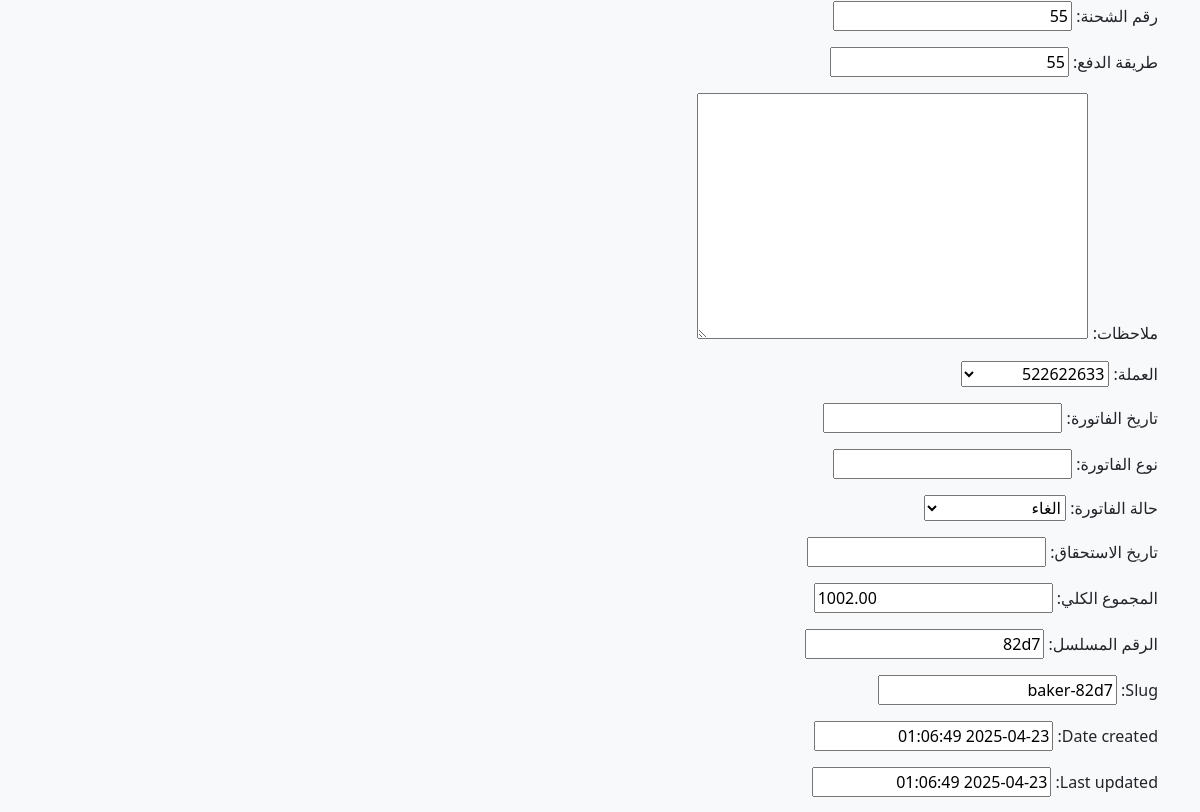
The app's page /invoice/invoices/1/update/ (middle part), older data.
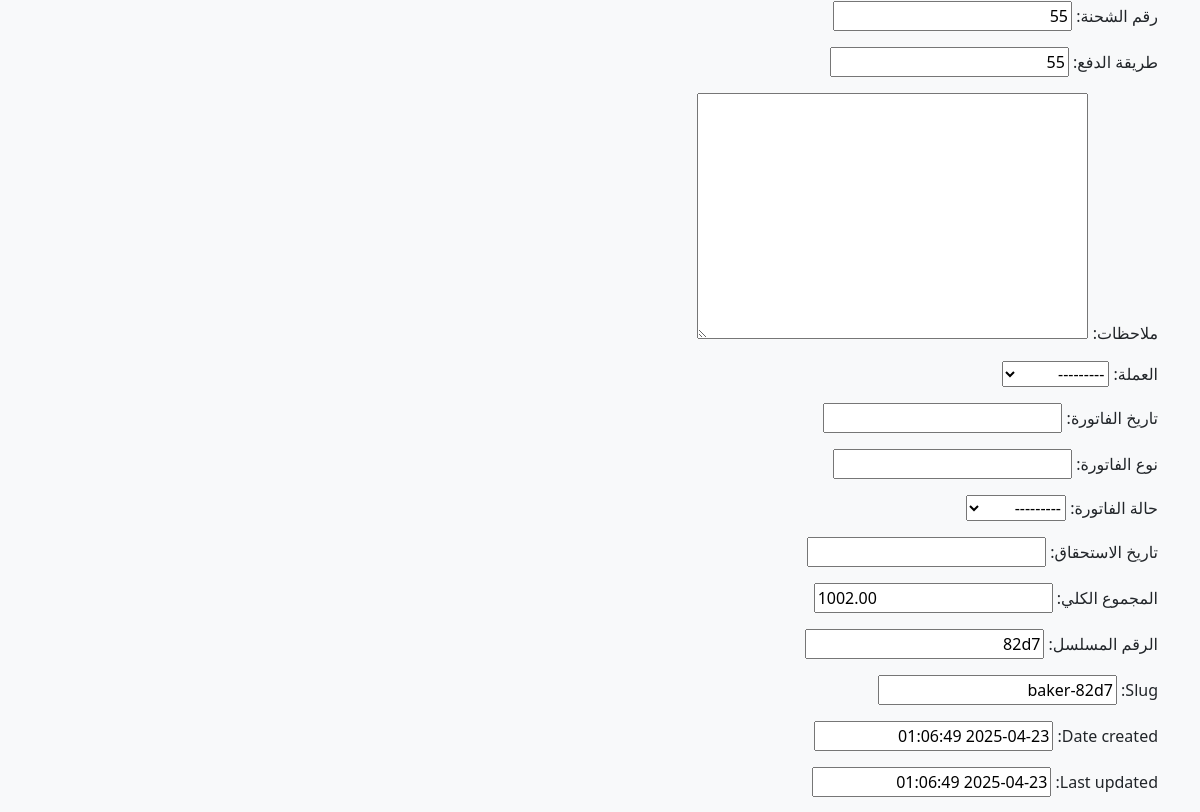
The same page, newer data.
### invoice/models.py (models this page shows, shortened)
class Invoice(models.Model):
    date = models.DateField(auto_now_add=True, verbose_name=_("تاريخ الإنشاء"))
    customer = models.ForeignKey(User, on_delete=models.SET_NULL, null=True, blank=True, verbose_name=_("العميل"))
    phone_number = models.CharField(max_length=20, blank=True, null=True, verbose_name=_("رقم الهاتف"))
    address = models.TextField(blank=True, null=True, verbose_name=_("العنوان"))
    shipping_company = models.CharField(max_length=255, blank=True, null=True, verbose_name=_("شركة الشحن"))
    shipping_num = models.CharField(max_length=255, blank=True, null=True, verbose_name=_("رقم الشحنة"))
    payment_method = models.CharField(max_length=100, blank=True, null=True, verbose_name=_("طريقة الدفع"))
    notes = models.TextField(blank=True, null=True, verbose_name=_("ملاحظات"))
    currency = models.ForeignKey('Currency', on_delete=models.SET_NULL, null=True, blank=True, verbose_name=_("العملة"))
    invoice_date = models.DateField(blank=True, null=True, verbose_name=_("تاريخ الفاتورة"))
    invoice_type = models.CharField(max_length=100, blank=True, null=True, verbose_name=_("نوع الفاتورة"))
    status = models.ForeignKey('Status', on_delete=models.SET_NULL, null=True, blank=True, verbose_name=_("حالة الفاتورة"))
    due_date = models.DateField(blank=True, null=True, verbose_name=_("تاريخ الاستحقاق"))
    total_amount = models.DecimalField(max_digits=12, decimal_places=2, default=0.0, verbose_name=_("المجموع الكلي"))
    uniqueId = models.CharField(null=True, blank=True, max_length=100, verbose_name=_("الرقم المسلسل"))
    slug = models.SlugField(max_length=225, unique=True, blank=True, null=True)
    date_created = models.DateTimeField(blank=True, null=True)
    last_updated = models.DateTimeField(blank=True, null=True)
    class Meta:
        verbose_name = _('فاتورة')
        verbose_name_plural = _('الفواتير')

### invoice/views.py (the view)
# urls.py: path('invoices/<int:pk>/update/', InvoiceUpdateView.as_view(), name='invoice_update'),
class InvoiceUpdateView(UpdateView):
    model = Invoice
    template_name = 'invoice/invoice_form.html'
    fields = '__all__'
    success_url = reverse_lazy('invoice_list')
    def get_context_data(self, **kwargs):
        context = super().get_context_data(**kwargs)
        context['users'] = User.objects.all()
        context['statuses'] = Status.objects.all()
        context['currencies'] = Currency.objects.all()
        return context

### invoice/models.py (called while the page is built)
    def __str__(self):
        return self.status_types

    def __str__(self):
        return self.currency_name

### templates/invoice/invoice_form.html (shortened to what this page needs)
{% extends 'base.html' %}
{% block content %}
<div class="container mt-5">
    <form method="post" enctype="multipart/form-data">
        {{ form.as_p }}
    </form>
</div>
<link rel="stylesheet" href="https://code.jquery.com/ui/1.13.1/themes/base/jquery-ui.css">
{% endblock %}

Row changes from the older to the newer data that the page shows:
changed Invoice "baker-82d7": currency "522622633" → "---------"; status "الغاء" → "---------"
